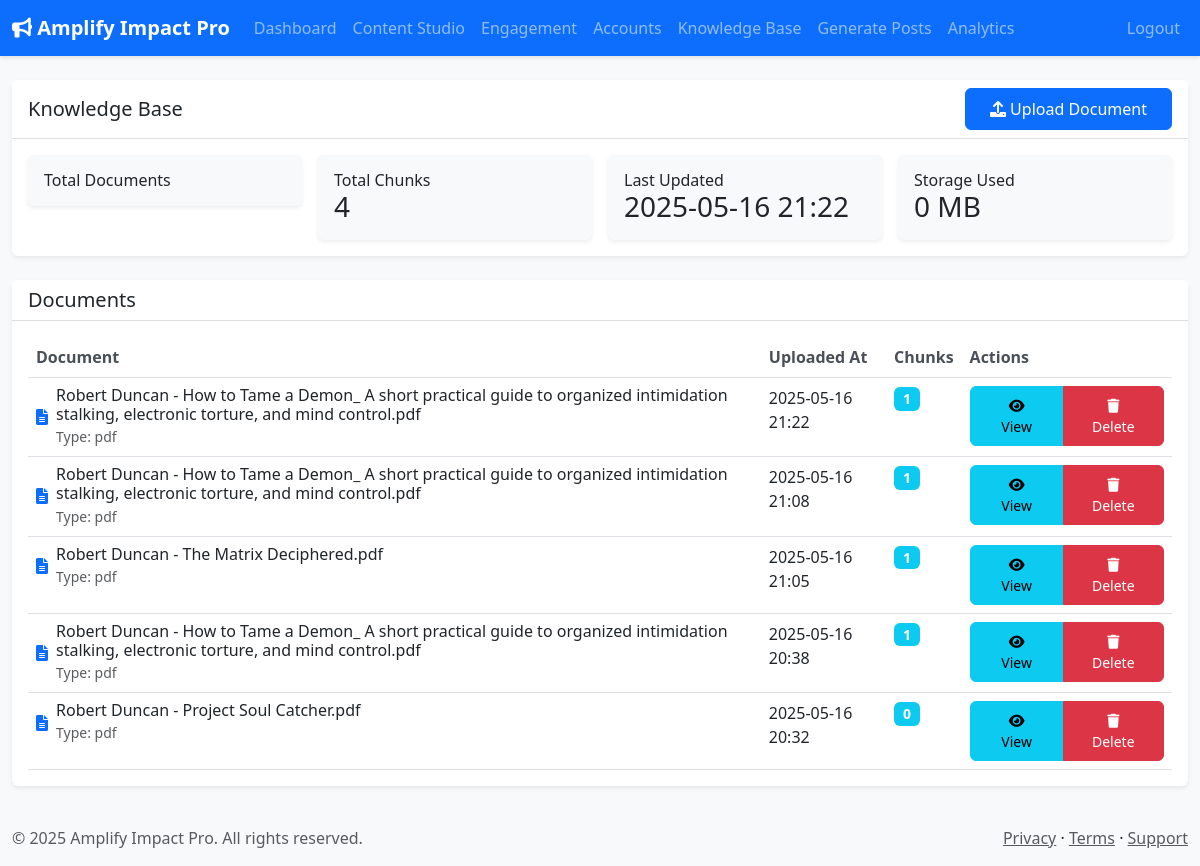
The page /knowledge-base/ (signed in) on the database as committed earlier.
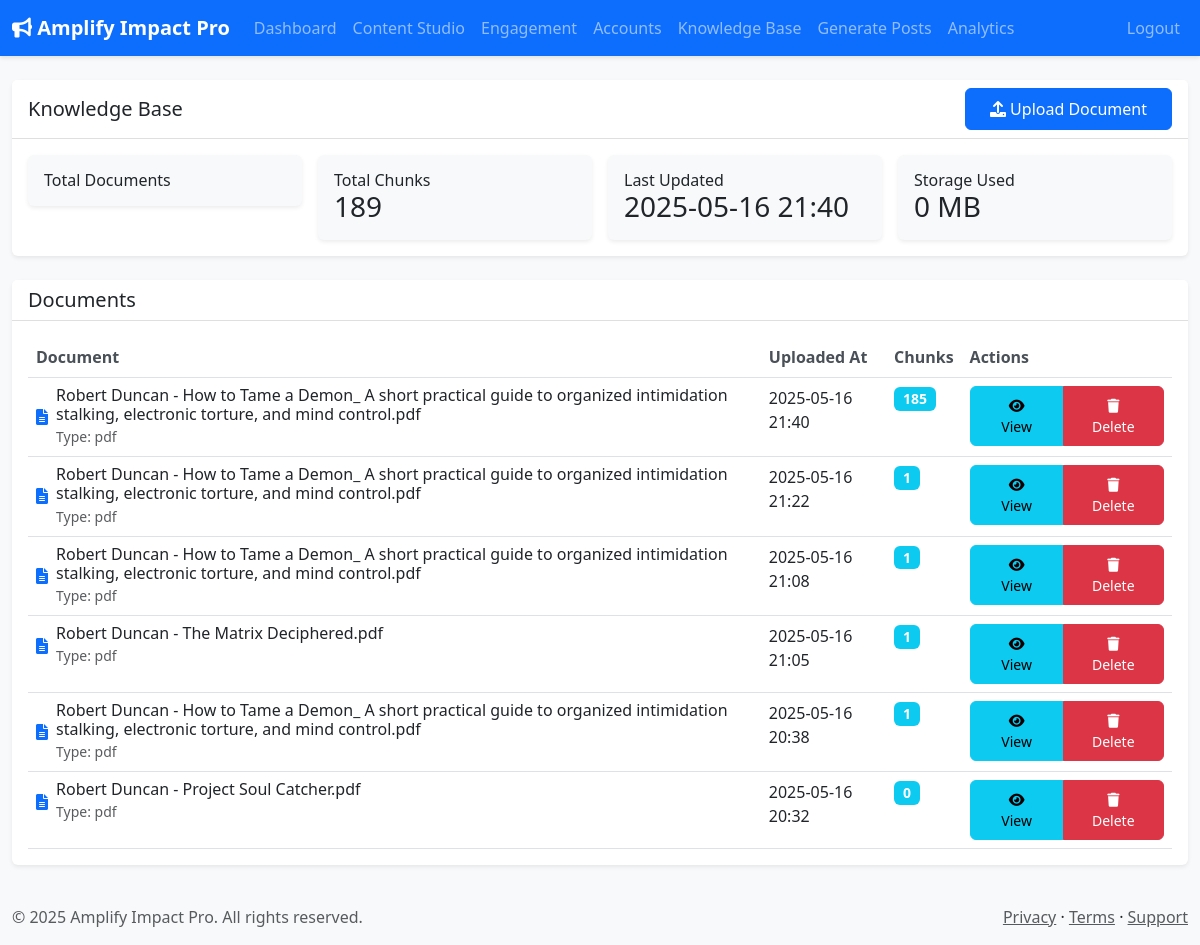
The same page on the database as committed later.
### app/models.py (models this page shows, shortened)
class KnowledgeDocument(db.Model):
    id = db.Column(db.Integer, primary_key=True)
    portal_user_id = db.Column(db.Integer, db.ForeignKey('portal_user.id'), nullable=False)
    filename = db.Column(db.String(255), nullable=False)
    original_filename = db.Column(db.String(255))
    file_type = db.Column(db.String(10))
    status = db.Column(db.String(50), default="uploaded")
    processed_at = db.Column(db.DateTime)
    uploaded_at = db.Column(db.DateTime, default=lambda: datetime.now(timezone.utc))
    portal_user = db.relationship('PortalUser', backref=db.backref('knowledge_documents', lazy=True))
    chunks = db.relationship('KnowledgeChunk', backref='document', lazy='dynamic', cascade="all, delete-orphan")

### app/routes/knowledge_base.py (the view, shortened to what this page needs)
@kb_bp.route('/', methods=['GET', 'POST'])
@login_required
def manage_knowledge_base():
    form = KnowledgeDocumentUploadForm()
    kb_manager = KnowledgeBaseManager(current_user.id)
    documents_query = db.select(KnowledgeDocument).filter_by(
        portal_user_id=current_user.id
    ).order_by(KnowledgeDocument.uploaded_at.desc())
    documents = db.session.scalars(documents_query).all()
    def calculate_total_chunks(docs):
        return sum(doc.chunks.count() if hasattr(doc, 'chunks') and hasattr(doc.chunks, 'count') else len(getattr(doc, 'chunks', [])) for doc in docs)
    def calculate_last_updated(docs):
        dates = [doc.uploaded_at for doc in docs if getattr(doc, 'uploaded_at', None)]
        return max(dates) if dates else None
    total_chunks_val = calculate_total_chunks(documents)
    last_updated_val = calculate_last_updated(documents)
    storage_used_val = calculate_storage_used() if 'calculate_storage_used' in globals() else None
    return render_template('knowledge_base/index.html',
                         form=form,
                         documents=documents,
                         total_chunks=total_chunks_val,
                         last_updated=last_updated_val,
                         storage_used=storage_used_val)

### app/models.py (called while the page is built)
@login_manager.user_loader
def load_user(id):
    return db.session.get(PortalUser, int(id))

### app/templates/knowledge_base/index.html (shortened to what this page needs)
{% extends "base.html" %}
{% block content %}
<div class="row">
    <div class="col-12 mb-4">
        <div class="card">
            <div class="card-header d-flex justify-content-between align-items-center">
                <h5 class="card-title mb-0">Knowledge Base</h5>
                <a href="#" class="btn btn-primary" data-bs-toggle="modal" data-bs-target="#uploadModal">
                    <i class="fas fa-upload"></i> Upload Document
                </a>
            </div>
            <div class="card-body">
                <div class="row g-3">
                    <div class="col-md-3">
                        <div class="card bg-light">
                            <div class="card-body">
                                <h6 class="card-title mb-0">Total Documents</h6>
                            </div>
                        </div>
                    </div>
                    <div class="col-md-3">
                        <div class="card bg-light">
                            <div class="card-body">
                                <h6 class="card-title mb-0">Total Chunks</h6>
                                <h3 class="mb-0">{{ total_chunks }}</h3>
                            </div>
                        </div>
                    </div>
                    <div class="col-md-3">
                        <div class="card bg-light">
                            <div class="card-body">
                                <h6 class="card-title mb-0">Last Updated</h6>
                                <h3 class="mb-0">{{ last_updated.strftime('%Y-%m-%d %H:%M') if last_updated else 'Never' }}</h3>
                            </div>
                        </div>
                    </div>
                    <div class="col-md-3">
                        <div class="card bg-light">
                            <div class="card-body">
                                <h6 class="card-title mb-0">Storage Used</h6>
                                <h3 class="mb-0">{{ storage_used }} MB</h3>
                            </div>
                        </div>
                    </div>
                </div>
            </div>
        </div>
    </div>
    <div class="col-12">
        <div class="card">
            <div class="card-header">
                <h5 class="card-title mb-0">Documents</h5>
            </div>
            <div class="card-body">
                {% if documents %}
                <div class="table-responsive">
                    <table class="table">
                        <thead>
                            <tr>
                                <th>Document</th>
                                <th>Uploaded At</th>
                                <th>Chunks</th>
                                <th>Actions</th>
                            </tr>
                        </thead>
                        <tbody>
                            {% for document in documents %}
                            <tr>
                                <td>
                                    <div class="d-flex align-items-center">
                                        <i class="fas fa-file-alt text-primary me-2"></i>
                                        <div>
                                            <h6 class="mb-0">{{ document.original_filename }}</h6>
                                            <small class="text-muted">Type: {{ document.file_type }}</small>
                                        </div>
                                    </div>
                                </td>
                                <td>
                                    {{ document.uploaded_at.strftime('%Y-%m-%d %H:%M') }}
                                </td>
                                <td>
                                    <span class="badge bg-info">
                                        {{ document.chunks.count() }}
                                    </span>
                                </td>
                                <td>
                                    <div class="btn-group">
                                        <a href="{{ url_for('kb_bp.view_document', document_id=document.id) }}"
                                           class="btn btn-sm btn-info">
                                            <i class="fas fa-eye"></i> View
                                        </a>
                                        <button type="button" class="btn btn-sm btn-danger"
                                                data-bs-toggle="modal"
                                                data-bs-target="#deleteDocumentModal"
                                                data-document-id="{{ document.id }}">
                                            <i class="fas fa-trash"></i> Delete
                                        </button>
                                    </div>
                                </td>
                            </tr>
                            {% endfor %}
                        </tbody>
                    </table>
                </div>
                {% else %}
                <div class="text-center py-4">
                    <p class="text-muted">No documents found. Click the button above to upload a document.</p>
                </div>
                {% endif %}
            </div>
        </div>
    </div>
</div>
{% endblock %}

### app/templates/base.html (shortened to what this page needs)
<!DOCTYPE html>
<html lang="en">
<head>
    <link href="https://cdn.jsdelivr.net/npm/bootstrap@5.3.0/dist/css/bootstrap.min.css" rel="stylesheet">
    <link href="https://cdnjs.cloudflare.com/ajax/libs/font-awesome/6.0.0/css/all.min.css" rel="stylesheet">
    <link href="{{ url_for('static', filename='css/style.css') }}" rel="stylesheet">
</head>
<body>
    <nav class="navbar navbar-expand-lg navbar-dark bg-primary">
        <div class="container-fluid">
            <a class="navbar-brand" href="{{ url_for('main_bp.dashboard') }}">
                <i class="fas fa-bullhorn"></i> Amplify Impact Pro
            </a>
            <div class="collapse navbar-collapse" id="navbarNav">
                <ul class="navbar-nav me-auto">
                    <li class="nav-item">
                        <a class="nav-link" href="{{ url_for('main_bp.dashboard') }}">Dashboard</a>
                    </li>
                    <li class="nav-item">
                        <a class="nav-link" href="{{ url_for('content_studio_bp.index') }}">Content Studio</a>
                    </li>
                    <li class="nav-item">
                        <a class="nav-link" href="{{ url_for('engagement_bp.index') }}">Engagement</a>
                    </li>
                    <li class="nav-item">
                        <a class="nav-link" href="{{ url_for('accounts_bp.manage_accounts') }}">Accounts</a>
                    </li>
                    <li class="nav-item">
                        <a class="nav-link" href="{{ url_for('kb_bp.manage_knowledge_base') }}">Knowledge Base</a>
                    </li>
                    <li class="nav-item">
                        <a class="nav-link" href="{{ url_for('content_generation.generate') }}">Generate Posts</a>
                    </li>
                    <li class="nav-item">
                        <a class="nav-link" href="{{ url_for('main_bp.analytics') }}">Analytics</a>
                    </li>
                </ul>
                <ul class="navbar-nav">
                    {% if current_user.is_authenticated %}
                    <li class="nav-item">
                        <a class="nav-link" href="{{ url_for('auth_bp.logout') }}">Logout</a>
                    </li>
                    {% endif %}
                </ul>
            </div>
        </div>
    </nav>
    <div class="container-fluid py-4">
        {% block content %}{% endblock %}
    </div>
    <footer class="footer mt-auto py-3 bg-light">
        <div class="container-fluid">
            <div class="row">
                <div class="col-md-6">
                    <span class="text-muted">© 2025 Amplify Impact Pro. All rights reserved.</span>
                </div>
                <div class="col-md-6 text-md-end">
                    <a href="#" class="text-muted">Privacy</a> ·
                    <a href="#" class="text-muted">Terms</a> ·
                    <a href="#" class="text-muted">Support</a>
                </div>
            </div>
        </div>
    </footer>
</body>
</html>

### app/static/css/style.css (style rules this page uses)
body { background-color: #f8f9fa; }
.navbar { box-shadow: 0 2px 4px rgba(0,0,0,0.1); }
.navbar-brand { font-weight: 600; }
.card { border: none; box-shadow: 0 0.125rem 0.25rem rgba(0,0,0,0.075); }
.card-header { background-color: #fff; border-bottom: 1px solid rgba(0,0,0,0.125); }
.btn { padding: 0.5rem 1.5rem; border-radius: 0.375rem; }
.btn-primary { background-color: #0d6efd; border-color: #0d6efd; }
.table { margin-bottom: 0; }
.table th { font-weight: 600; color: #495057; }
.badge { font-size: 0.875rem; padding: 0.35em 0.65em; }

Rows that differ between the two databases and show on the page:
added KnowledgeDocument: uploaded_at "2025-05-16 21:40", original_filename "Robert Duncan - How to Tame a Demon_ A short practical guide to organized intimidation stalking, electronic torture, and mind control.pdf", file_type "pdf", chunks.count "185"
Other text that changed with them:
{{ total_chunks }}: "4" → "189"
{{ last_updated.strftime('%Y-%m-%d %H:%M') if last_updated else 'Never' }}: "2025-05-16 21:22" → "2025-05-16 21:40"
